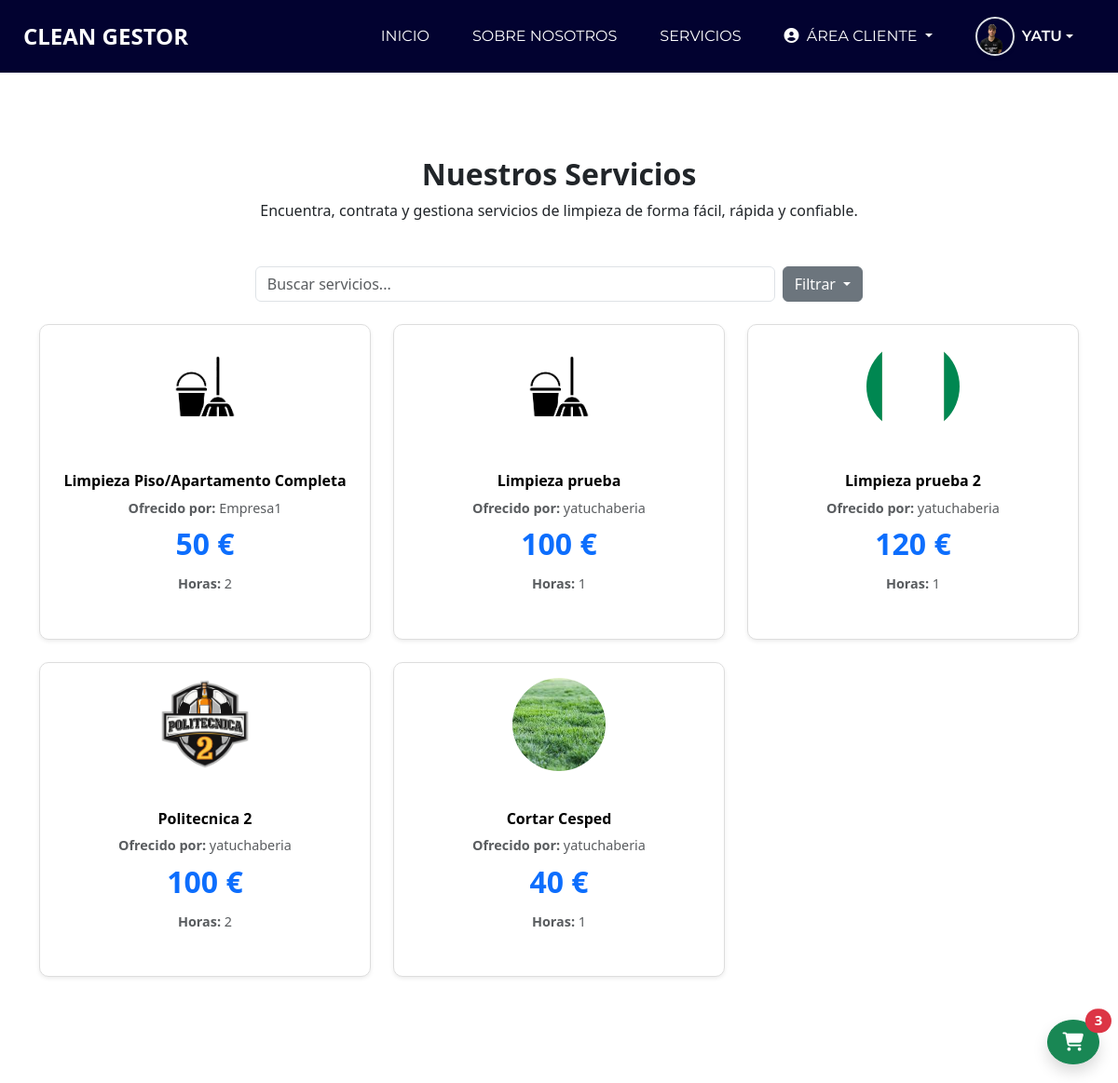
The app's page /CleanGestor/views/servicios.php (signed in) with its own data.
### tables this page shows
CREATE TABLE `servicio` (
  `idServicio` int(11) NOT NULL,
  `precio` int(11) NOT NULL,
  `nombreServicio` varchar(255) NOT NULL,
  `descripcion` text NOT NULL,
  `sueldo` int(11) NOT NULL,
  `horas` int(11) NOT NULL,
  `fotoServicio` varchar(255) DEFAULT NULL,
  `idEmpresa` int(11) NOT NULL
);

CREATE TABLE `empresa` (
  `idEmpresa` int(11) NOT NULL,
  `nombreEmpresa` varchar(255) NOT NULL,
  `telefonoEmpresa` int(11) NOT NULL,
  `direccion` varchar(255) NOT NULL,
  `correoDirector` varchar(255) NOT NULL
);

### CleanGestor/views/servicios.php (the view, shortened to what this page needs)
<!DOCTYPE html>
<html lang="en">
<head>
  <link rel="stylesheet" type="text/css" href="../assets/css/bootstrap.css" />
  <link href="../assets/css/style.css" rel="stylesheet" />
  <link href="https://stackpath.bootstrapcdn.com/bootstrap/4.3.1/css/bootstrap.min.css" rel="stylesheet">
  <link rel="stylesheet" href="https://cdnjs.cloudflare.com/ajax/libs/font-awesome/6.5.0/css/all.min.css">
  <link href="../assets/css/responsive.css" rel="stylesheet" />
  <link rel="stylesheet" href="https://cdnjs.cloudflare.com/ajax/libs/animate.css/4.1.1/animate.min.css">
</head>
<body class="sub_page">
  <div class="hero_area">
    <header class="header_section">
      <div class="container-fluid">
        <?php include_once("navbar.php"); ?>
      </div>
    </header>
  </div>
  <?php include_once("carrito_flotante.php"); ?>
  <section class="service_section layout_padding">
    <div class="container">
      <div class="mb-5 text-center">
        <h2 class="fw-bold">Nuestros Servicios</h2>
        <p>Encuentra, contrata y gestiona servicios de limpieza de forma fácil, rápida y confiable.</p>
      </div>
      <?php
      $conexion = new mysqli("localhost", "root", "", "gestor");
      $sql = "SELECT s.idServicio, s.nombreServicio, s.descripcion, s.precio, s.horas, e.nombreEmpresa, s.fotoServicio
              FROM servicio s
              JOIN empresa e ON s.idEmpresa = e.idEmpresa";
      $resultado = $conexion->query($sql);
      ?>
      <div class="mb-4 d-flex justify-content-center">
        <input type="text" id="serviceSearch" class="form-control me-2 w-50" placeholder="Buscar servicios..." onkeyup="filterServices()">
        <div class="dropdown">
          <button class="btn btn-secondary dropdown-toggle" type="button" id="filterDropdown" data-toggle="dropdown" aria-expanded="false">
            Filtrar
          </button>
        </div>
      </div>
      <div class="row" id="serviceList">
        <?php while ($row = $resultado->fetch_assoc()): ?>
          <div class="col-md-4 col-sm-6 mb-4 service-item" data-precio="<?php echo $row['precio']; ?>">
            <a href="detalle_servicio.php?id=<?php echo $row['idServicio']; ?>" style="text-decoration:none;">
              <div class="card service-card h-100 shadow-sm" style="background:#fff; color:#000; border:1px solid #ddd; cursor:pointer; border-radius: 10px;">
                <div class="text-center p-3">
                  <img
                    src="<?php echo !empty($row['fotoServicio']) ? htmlspecialchars($row['fotoServicio']) : '../assets/images/default_service.png'; ?>"
                    class="card-img-top"
                    alt="Imagen del servicio"
                    style="width: 100px; height: 100px; object-fit: cover; border-radius: 50%;">
                </div>
                <div class="card-body text-center">
                  <h6 class="card-title fw-bold mb-2"><?php echo htmlspecialchars($row['nombreServicio']); ?></h6>
                  <p class="card-text text-muted mb-1"><strong>Ofrecido por:</strong> <?php echo htmlspecialchars($row['nombreEmpresa']); ?></p>
                  <p class="card-text text-primary fw-bold mb-2" style="font-size: 2rem;" ><?php echo htmlspecialchars($row['precio']); ?> €</p>
                  <p class="card-text text-muted"><strong>Horas:</strong> <?php echo htmlspecialchars($row['horas']); ?></p>
                </div>
              </div>
            </a>
          </div>
        <?php endwhile; ?>
      </div>
    </div>
  </section>
</body>
</html>

### CleanGestor/assets/css/style.css (style rules this page uses)
body { height: auto; min-height: 100%; background: #fff; font-family: 'Montserrat', Arial, sans-serif; overflow-x: hidden; }
.layout_padding { padding: 90px 0; }
a, a:hover, a:focus { text-decoration: none; }
.btn, .btn:focus { outline: none !important; -webkit-box-shadow: none; box-shadow: none; }
.hero_area { position: relative; background-color: #020230; height: auto !important; overflow: visible !important; min-height: 100vh; display: -webkit-box; display: -ms-flexbox; display: flex; -webkit-box-orient: vertical; -webkit-box-direction: normal; -ms-flex-direction: column; flex-direction: column; }
.sub_page .hero_area { min-height: auto; }
.header_section .container-fluid { padding-right: 25px; padding-left: 25px; }
.service_section { position: relative; }
.service-card { margin-bottom: 32px !important; border-radius: 18px; box-shadow: 0 4px 20px rgba(0,0,0,0.07); transition: transform 0.2s; }
.service-card { transition: transform 0.2s ease, box-shadow 0.2s ease; }
.service-card img { margin-bottom: 10px; }
.service-card h6 { font-size: 1rem; }
.service-card p { font-size: 0.9rem; }
.btn-success, .btn-secondary { font-size: 1rem; padding: 10px 15px; }
.text-muted { color: #ddd; }
.card { margin-bottom: 15px; border: 1px solid #ddd; border-radius: 8px; max-width: 600px; margin-left: auto; margin-right: auto; }
.card-body { padding: 8px 12px; }

### CleanGestor/assets/css/responsive.css (style rules this page uses)
@media (min-width: 1200px) { .container { max-width: 1170px; } }

### records on screen
servicio: nombreServicio "Limpieza Piso/Apartamento Completa", idEmpresa.nombreEmpresa "Empresa1", precio "50", horas "2"
servicio: nombreServicio "Limpieza prueba", idEmpresa.nombreEmpresa "yatuchaberia", precio "100", horas "1"
servicio: fotoServicio (picture), nombreServicio "Limpieza prueba 2", idEmpresa.nombreEmpresa "yatuchaberia", precio "120", horas "1"
servicio: fotoServicio (picture), nombreServicio "Politecnica 2", idEmpresa.nombreEmpresa "yatuchaberia", precio "100", horas "2"
servicio: fotoServicio (picture), nombreServicio "Cortar Cesped", idEmpresa.nombreEmpresa "yatuchaberia", precio "40", horas "1"

### other values on screen
$_SESSION['nombre'] "YATU"
$totalServicios "3"
